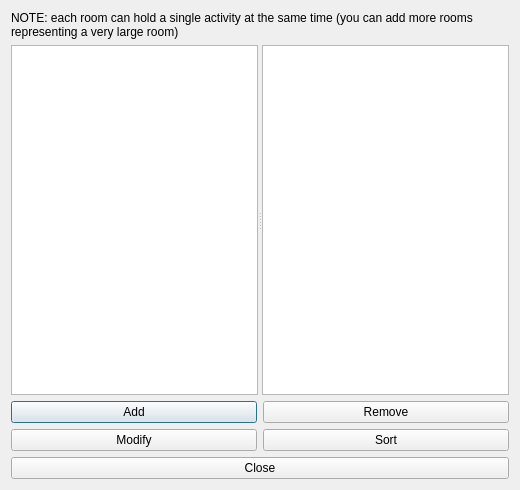
<?xml version="1.0" encoding="UTF-8"?>
<ui version="4.0">
 <class>RoomsForm_template</class>
 <widget class="QDialog" name="RoomsForm_template">
  <property name="geometry">
   <rect>
    <x>0</x>
    <y>0</y>
    <width>520</width>
    <height>490</height>
   </rect>
  </property>
  <property name="windowTitle">
   <string extracomment="The name of the rooms dialog">Rooms</string>
  </property>
  <layout class="QGridLayout" name="gridLayout">
   <item row="0" column="0">
    <widget class="QLabel" name="notesTextLabel">
     <property name="sizePolicy">
      <sizepolicy hsizetype="Minimum" vsizetype="Minimum">
       <horstretch>0</horstretch>
       <verstretch>0</verstretch>
      </sizepolicy>
     </property>
     <property name="text">
      <string>NOTE: each room can hold a single activity at the same time (you can add more rooms representing a very large room)</string>
     </property>
     <property name="textFormat">
      <enum>Qt::RichText</enum>
     </property>
     <property name="wordWrap">
      <bool>true</bool>
     </property>
    </widget>
   </item>
   <item row="1" column="0">
    <widget class="QSplitter" name="splitter">
     <property name="sizePolicy">
      <sizepolicy hsizetype="Expanding" vsizetype="Expanding">
       <horstretch>0</horstretch>
       <verstretch>0</verstretch>
      </sizepolicy>
     </property>
     <property name="orientation">
      <enum>Qt::Horizontal</enum>
     </property>
     <widget class="QListWidget" name="roomsListWidget"/>
     <widget class="QPlainTextEdit" name="currentRoomTextEdit"/>
    </widget>
   </item>
   <item row="2" column="0">
    <layout class="QVBoxLayout" name="verticalLayout">
     <item>
      <layout class="QHBoxLayout" name="horizontalLayout">
       <item>
        <widget class="QPushButton" name="addRoomPushButton">
         <property name="text">
          <string>Add</string>
         </property>
        </widget>
       </item>
       <item>
        <widget class="QPushButton" name="removeRoomPushButton">
         <property name="text">
          <string>Remove</string>
         </property>
        </widget>
       </item>
      </layout>
     </item>
     <item>
      <layout class="QHBoxLayout" name="horizontalLayout_2">
       <item>
        <widget class="QPushButton" name="modifyRoomPushButton">
         <property name="text">
          <string>Modify</string>
         </property>
        </widget>
       </item>
       <item>
        <widget class="QPushButton" name="sortRoomsPushButton">
         <property name="text">
          <string>Sort</string>
         </property>
        </widget>
       </item>
      </layout>
     </item>
     <item>
      <widget class="QPushButton" name="closePushButton">
       <property name="text">
        <string>Close</string>
       </property>
      </widget>
     </item>
    </layout>
   </item>
  </layout>
 </widget>
 <layoutdefault spacing="6" margin="11"/>
 <resources/>
 <connections/>
</ui>
